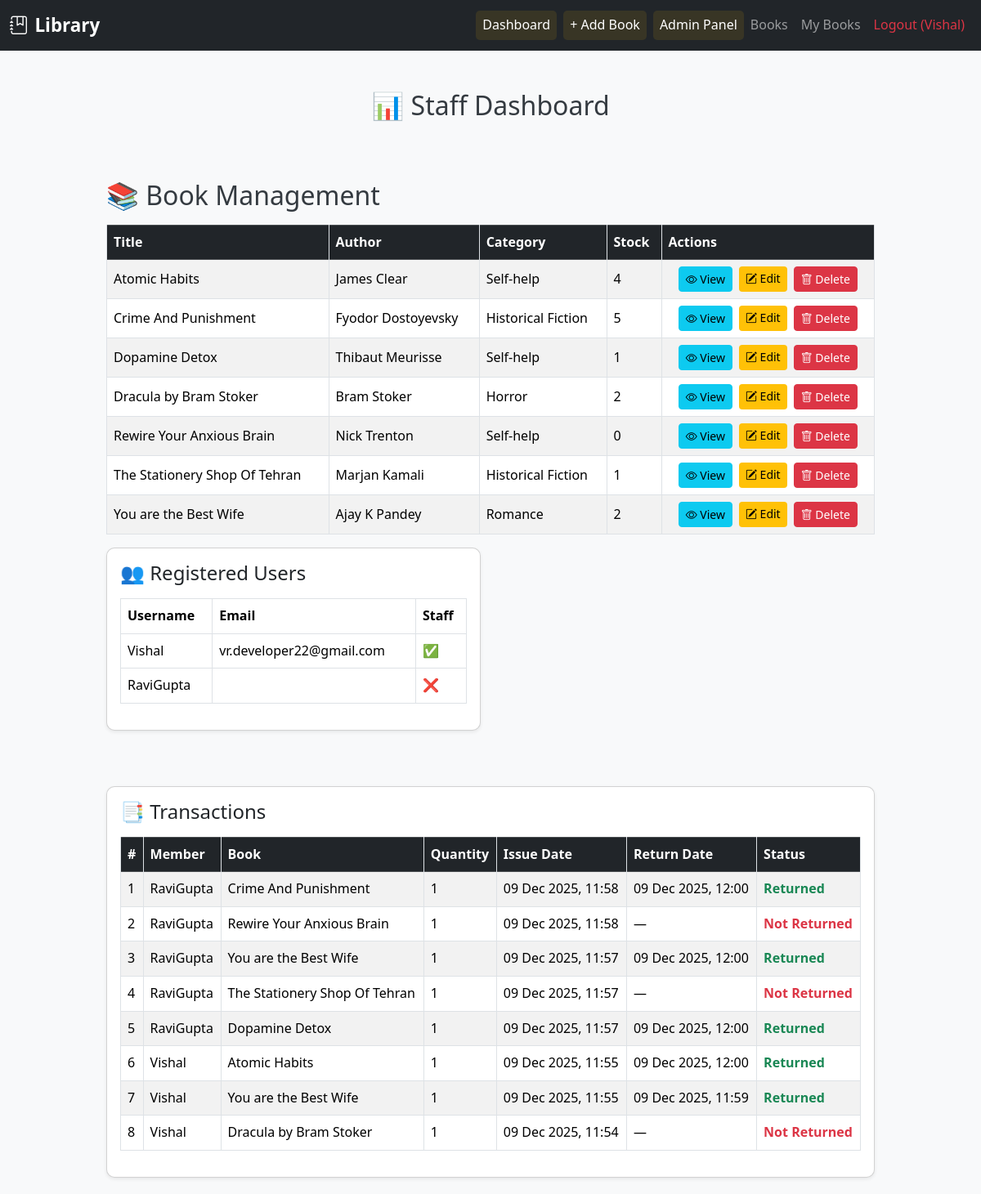
Screenshot of /staff-dashboard/ (signed in) with the database file from the repository.
### inventory/models.py (models this page shows, shortened)
class Book(models.Model):
    title = models.CharField(max_length=200)
    subtitle = models.CharField(max_length=200, blank=True)
    authors = models.CharField(
        max_length=255, help_text="Comma-separated list of authors"
    )
    isbn = models.CharField(max_length=13, blank=True, null=True, unique=True)
    publisher = models.CharField(max_length=255, blank=True)
    category = models.ForeignKey(
        Category, on_delete=models.SET_NULL, null=True, blank=True, related_name="books"
    )
    description = models.TextField(blank=True)
    total_quantity = models.PositiveIntegerField(
        default=1, validators=[MinValueValidator(0)]
    )
    available_quantity = models.PositiveIntegerField(
        default=1, validators=[MinValueValidator(0)]
    )
    price = models.DecimalField(max_digits=8, decimal_places=2, null=True, blank=True)
    add_on = models.DateTimeField(auto_now_add=True)
    cover_image = models.ImageField(upload_to="book_covers/", blank=True, null=True)
    class Meta:
        ordering = ["title"]
        unique_together = (("title", "authors", "publisher"),)

class Category(models.Model):
    name = models.CharField(max_length=100, unique=True)
    description = models.TextField(blank=True)
    class Meta:
        verbose_name_plural = "Categories"

class Transaction(models.Model):
    ISSUE = "ISSUE"
    RETURN = "RETURN"
    TRANSACTION_TYPES = [
        (ISSUE, "Issue"),
        (RETURN, "Return"),
    ]
    member = models.ForeignKey(
        Member, on_delete=models.CASCADE, related_name="transactions"
    )
    book = models.ForeignKey(
        Book, on_delete=models.CASCADE, related_name="transactions"
    )
    transaction_type = models.CharField(max_length=10, choices=TRANSACTION_TYPES)
    quantity = models.PositiveIntegerField(default=1, validators=[MinValueValidator(1)])
    issue_date = models.DateTimeField(default=timezone.now)
    due_date = models.DateTimeField(null=True, blank=True)
    return_date = models.DateTimeField(null=True, blank=True)
    notes = models.TextField(blank=True)
    class Meta:
        ordering = ["-issue_date"]

class Member(models.Model):
    user = models.OneToOneField(
        User, on_delete=models.CASCADE, related_name="member_profile"
    )
    membership_id = models.CharField(max_length=20, unique=True)
    phone = models.CharField(max_length=10, blank=True)
    address = models.TextField(blank=True)
    joined_on = models.DateTimeField(auto_now_add=True)
    active = models.BooleanField(default=False)

### inventory/views.py (the view)
# urls.py: path("staff-dashboard/", views.staff_dashboard, name="staff_dashboard"),
@staff_member_required
def staff_dashboard(request):
    books = Book.objects.all()
    users = User.objects.all()
    transactions = Transaction.objects.select_related(
        "book", "member", "member__user"
    ).order_by("-issue_date")
    return render(
        request,
        "inventory/staff_dashboard.html",
        {"books": books, "users": users, "transactions": transactions},
    )

### inventory/templates/inventory/staff_dashboard.html (shortened to what this page needs)
{% extends "inventory/base.html" %} {% load tz %}  {% block content %}
<div class="container mt-5">
  <h2 class="mb-4 text-center">📊 Staff Dashboard</h2>
  <div class="row">
    <h2 class="mt-5 mb-3">📚 Book Management</h2>
      <div class="table-responsive">
        <table class="table table-striped table-bordered align-middle">
          <thead class="table-dark">
            <tr>
              <th>Title</th>
              <th>Author</th>
              <th>Category</th>
              <th>Stock</th>
              <th>Actions</th>
            </tr>
          </thead>
          <tbody>
            {% for book in books %}
            <tr>
              <td>{{ book.title }}</td>
              <td>{{ book.authors }}</td>
              <td>
                {% if book.category %}
                  {{ book.category.name }}
                {% else %}
                  N/A
                {% endif %}
              </td>
              <td>{{ book.available_quantity }}</td>
              <td>
                <div class="d-flex justify-content-center gap-2 flex-wrap">
                  <a href="{% url 'inventory:view_book' book.pk %}" class="btn btn-info btn-sm">
                    <i class="bi bi-eye"></i> View
                  </a>
                  <a href="{% url 'inventory:edit_book' book.pk %}" class="btn btn-warning btn-sm">
                    <i class="bi bi-pencil-square"></i> Edit
                  </a>
                  <form action="{% url 'inventory:delete_book' book.pk %}" method="post" style="display:inline;">
                    <button type="submit" class="btn btn-danger btn-sm">
                      <i class="bi bi-trash"></i> Delete
                    </button>
                  </form>
                </div>
              </td>
            </tr>
            {% empty %}
            <tr>
              <td colspan="5" class="text-center">No books available.</td>
            </tr>
            {% endfor %}
          </tbody>
        </table>
      </div>
    <div class="col-md-6 mb-4">
      <div class="card shadow-sm p-3">
        <h4 class="mb-3">👥 Registered Users</h4>
        <table class="table table-bordered text-center">
          <thead>
            <tr>
              <th>Username</th>
              <th>Email</th>
              <th>Staff</th>
            </tr>
          </thead>
          <tbody>
            {% for user in users %}
            <tr>
              <td>{{ user.username }}</td>
              <td>{{ user.email }}</td>
              <td>{% if user.is_staff %} ✅ {% else %} ❌ {% endif %}</td>
            </tr>
            {% empty %}
            <tr>
              <td colspan="3" class="text-center">No users found.</td>
            </tr>
            {% endfor %}
          </tbody>
        </table>
      </div>
    </div>
  </div>
  <div class="row mt-4">
    <div class="col-12">
      <div class="card shadow-sm p-3">
        <h4 class="mb-3">📑 Transactions</h4>
        <table
          class="table table-striped table-bordered text-center align-middle"
        >
          <thead class="table-dark">
            <tr>
              <th>#</th>
              <th>Member</th>
              <th>Book</th>
              <th>Quantity</th>
              <th>Issue Date</th>
              <th>Return Date</th>
              <th>Status</th>
            </tr>
          </thead>
          <tbody>
            {% for txn in transactions %}
            <tr>
              <td>{{ forloop.counter }}</td>
              <td>{{ txn.member.user.username }}</td>
              <td>{{ txn.book.title }}</td>
              <td>{{ txn.quantity }}</td>
              <td>
                {% if txn.issue_date %} {{ txn.issue_date|localtime|date:"d M Y, H:i" }} {% else %} &mdash; {% endif %}
              </td>
              <td>
                {% if txn.return_date %} {{ txn.return_date|localtime|date:"d M Y, H:i" }} {% else %} &mdash; {% endif %}
              </td>
              <td>
                {% if txn.transaction_type == 'RETURN' %}
                <span class="text-success fw-bold">Returned</span>
                {% else %}
                <span class="text-danger fw-bold">Not Returned</span>
                {% endif %}
              </td>
            </tr>
            {% empty %}
            <tr>
              <td colspan="7" class="text-center">No transactions found.</td>
            </tr>
            {% endfor %}
          </tbody>
        </table>
      </div>
    </div>
  </div>
</div>
{% endblock %}

### inventory/templates/inventory/base.html (shortened to what this page needs)
{% load static %}
<!doctype html>
<html lang="en">
  <head>
    <link
      href="https://cdn.jsdelivr.net/npm/bootstrap@5.3.3/dist/css/bootstrap.min.css"
      rel="stylesheet"
    />
    <link
      href="https://cdn.jsdelivr.net/npm/bootstrap-icons@1.11.3/font/bootstrap-icons.css"
      rel="stylesheet"
    />
    <link rel="stylesheet" href="{% static 'css/style.css' %}" />
  </head>
  <body>
    <nav class="navbar navbar-expand-lg navbar-dark bg-dark">
      <div class="container-fluid">
        <a class="navbar-brand d-flex align-items-center" href="{% url 'inventory:book_list' %}">
          <i class="bi bi-journal-bookmark me-2"></i> Library
        </a>
        <div class="collapse navbar-collapse" id="navbarContent">
          <ul class="navbar-nav ms-auto align-items-center">
            {% if user.is_authenticated %}
              {% if user.is_staff %}
              <li class="nav-item">
                <a class="nav-link staff-link" href="{% url 'inventory:staff_dashboard' %}">Dashboard</a>
              </li>
              <li class="nav-item">
                <a class="nav-link staff-link" href="{% url 'inventory:add_book' %}">+ Add Book</a>
              </li>
              <li class="nav-item">
                <a class="nav-link staff-link" href="{% url 'admin:index' %}" target="_blank">Admin Panel</a>
              </li>
              {% endif %}
              <li class="nav-item">
                <a class="nav-link" href="{% url 'inventory:book_list' %}">Books</a>
              </li>
              <li class="nav-item">
                <a class="nav-link" href="{% url 'inventory:my_books' %}">My Books</a>
              </li>
              <li class="nav-item">
                <a class="nav-link text-danger" href="{% url 'inventory:logout' %}">Logout ({{ user.username }})</a>
              </li>
            {% endif %}
          </ul>
        </div>
      </div>
    </nav>
    <main class="container mt-4">{% block content %}{% endblock %}</main>
  </body>
</html>

### inventory/static/css/style.css (style rules this page uses)
body { background-color: #f8f9fa; font-family: 'Segoe UI', Tahoma, Geneva, Verdana, sans-serif; color: #343a40; line-height: 1.6; }
.container { max-width: 1000px; padding: 0 15px; margin: auto; }
.navbar-brand { font-weight: bold; font-size: 1.4rem; }
.navbar .nav-link { font-weight: 500; transition: all 0.2s ease-in-out; padding: 0.5rem 0.75rem; }
.navbar .staff-link { color: #fff; background-color: rgba(255, 193, 7, 0.1); margin-left: 0.5rem; padding: 0.35rem 0.8rem; border-radius: 5px; transition: all 0.2s ease-in-out; }
.card { border-radius: 10px; transition: transform 0.3s ease, box-shadow 0.3s ease; background-color: #fff; padding: 20px; margin-bottom: 20px; }
.btn-warning { background-color: #ffc107; color: #000; border: none; }
table { width: 100%; border-collapse: collapse; }
table th, table td { padding: 10px 12px; border: 1px solid #dee2e6; text-align: left; }
table th { background-color: #f1f3f5; }
a { text-decoration: none; }
ul { padding-left: 0; list-style: none; }
.btn, .nav-link, input, select, textarea { transition: all 0.2s ease-in-out; }

### rows the page displays
Book: title "Atomic Habits", authors "James Clear", category.name "Self-help", available_quantity "4"
Book: title "Crime And Punishment", authors "Fyodor Dostoyevsky", category.name "Historical Fiction", available_quantity "5"
Book: title "Dopamine Detox", authors "Thibaut Meurisse", category.name "Self-help", available_quantity "1"
Book: title "Dracula by Bram Stoker", authors "Bram Stoker", category.name "Horror", available_quantity "2"
Book: title "Rewire Your Anxious Brain", authors "Nick Trenton", category.name "Self-help", available_quantity "0"
Book: title "The Stationery Shop Of Tehran", authors "Marjan Kamali", category.name "Historical Fiction", available_quantity "1"
Book: title "You are the Best Wife", authors "Ajay K Pandey", category.name "Romance", available_quantity "2"
Transaction: member.user.username "RaviGupta", book "Crime And Punishment", quantity "1", issue_date "09 Dec 2025, 11:58", return_date "09 Dec 2025, 12:00", transaction_type "Returned"
Transaction: member.user.username "RaviGupta", book "Rewire Your Anxious Brain", quantity "1", issue_date "09 Dec 2025, 11:58", transaction_type "Not Returned"
Transaction: member.user.username "RaviGupta", book "You are the Best Wife", quantity "1", issue_date "09 Dec 2025, 11:57", return_date "09 Dec 2025, 12:00", transaction_type "Returned"
Transaction: member.user.username "RaviGupta", book "The Stationery Shop Of Tehran", quantity "1", issue_date "09 Dec 2025, 11:57", transaction_type "Not Returned"
Transaction: member.user.username "RaviGupta", book "Dopamine Detox", quantity "1", issue_date "09 Dec 2025, 11:57", return_date "09 Dec 2025, 12:00", transaction_type "Returned"
Transaction: member.user.username "Vishal", book "Atomic Habits", quantity "1", issue_date "09 Dec 2025, 11:55", return_date "09 Dec 2025, 12:00", transaction_type "Returned"
Transaction: member.user.username "Vishal", book "You are the Best Wife", quantity "1", issue_date "09 Dec 2025, 11:55", return_date "09 Dec 2025, 11:59", transaction_type "Returned"
Transaction: member.user.username "Vishal", book "Dracula by Bram Stoker", quantity "1", issue_date "09 Dec 2025, 11:54", transaction_type "Not Returned"

### other values shown
{{ user.username }} "Vishal"
{{ user.email }} "vr.developer22@gmail.com"
{{ user.username }} "RaviGupta"
